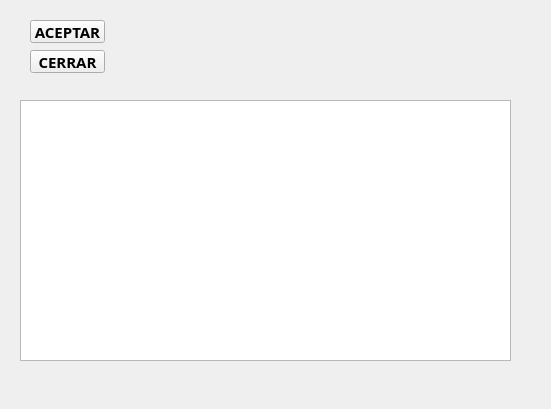
<?xml version="1.0" encoding="UTF-8"?>
<ui version="4.0">
 <class>MainWindow</class>
 <widget class="QMainWindow" name="MainWindow">
  <property name="geometry">
   <rect>
    <x>0</x>
    <y>0</y>
    <width>551</width>
    <height>409</height>
   </rect>
  </property>
  <property name="windowTitle">
   <string>MainWindow</string>
  </property>
  <widget class="QWidget" name="centralwidget">
   <widget class="QPushButton" name="btnAceptar">
    <property name="geometry">
     <rect>
      <x>30</x>
      <y>20</y>
      <width>75</width>
      <height>23</height>
     </rect>
    </property>
    <property name="font">
     <font>
      <family>Agency FB</family>
      <pointsize>11</pointsize>
      <weight>75</weight>
      <bold>true</bold>
     </font>
    </property>
    <property name="text">
     <string>ACEPTAR</string>
    </property>
   </widget>
   <widget class="QPushButton" name="btnCerrar">
    <property name="geometry">
     <rect>
      <x>30</x>
      <y>50</y>
      <width>75</width>
      <height>23</height>
     </rect>
    </property>
    <property name="font">
     <font>
      <family>Agency FB</family>
      <pointsize>11</pointsize>
      <weight>75</weight>
      <bold>true</bold>
     </font>
    </property>
    <property name="text">
     <string>CERRAR</string>
    </property>
   </widget>
   <widget class="QTextEdit" name="txtS">
    <property name="geometry">
     <rect>
      <x>20</x>
      <y>100</y>
      <width>491</width>
      <height>261</height>
     </rect>
    </property>
   </widget>
  </widget>
 </widget>
 <resources/>
 <connections/>
</ui>
